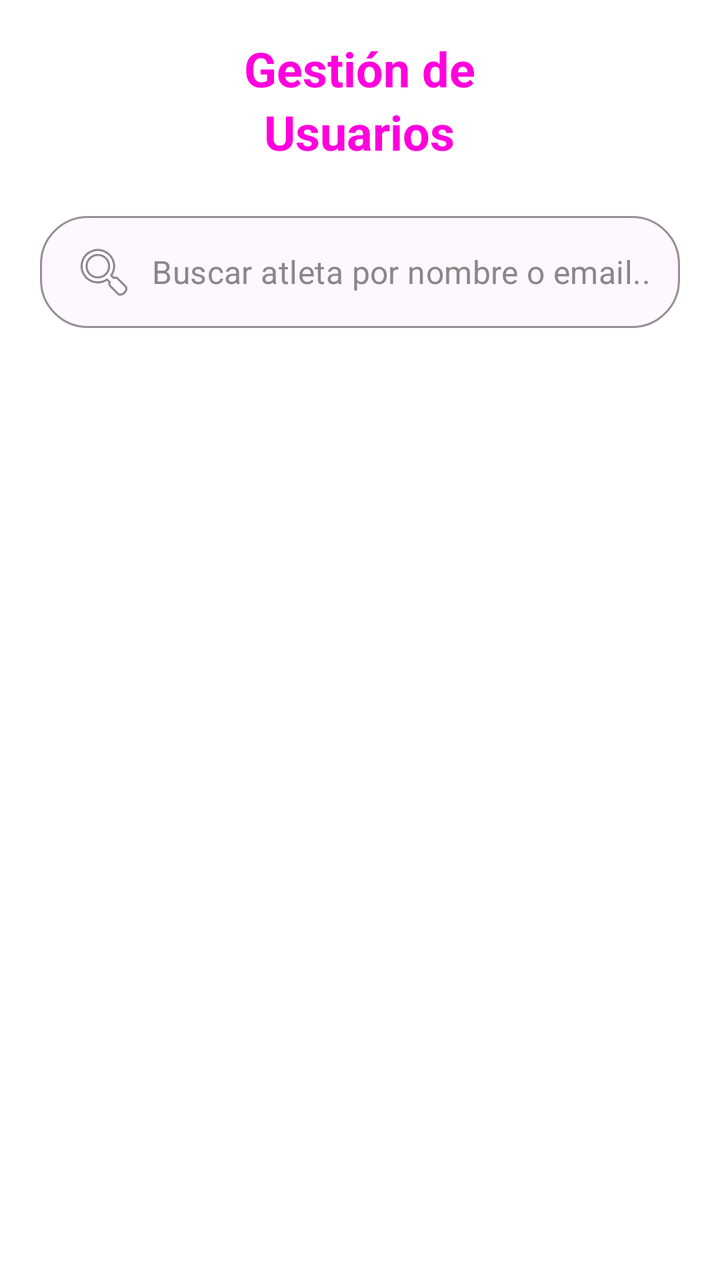
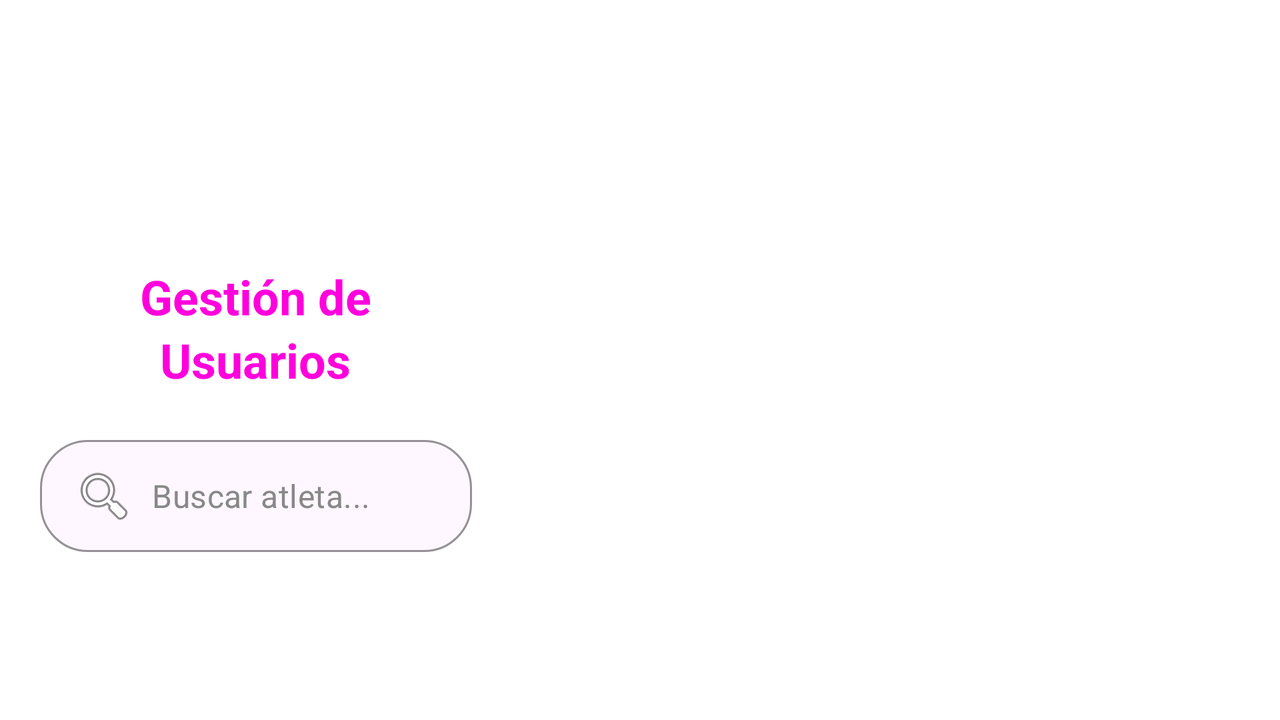

An Android layout and its configuration variant, each rendered on a device that would load it. The default file and the variant file are quoted in full after the pictures.
<!-- AndroidManifest.xml: application theme Theme.FitJourney -->
<!-- res/layout/fragment_admin_users.xml -->
<?xml version="1.0" encoding="utf-8"?>
<LinearLayout xmlns:android="http://schemas.android.com/apk/res/android"
    xmlns:app="http://schemas.android.com/apk/res-auto"
    xmlns:tools="http://schemas.android.com/tools"
    android:layout_width="match_parent"
    android:layout_height="match_parent"
    android:orientation="vertical"
    android:background="@color/fondo"
    tools:context=".ui.second.admin.AdminUsersFragment">

    <RelativeLayout
        android:layout_width="match_parent"
        android:layout_height="wrap_content"
        android:paddingHorizontal="20dp"
        android:paddingTop="24dp"
        android:paddingBottom="12dp">

        <ImageView
            android:id="@+id/ivHeaderIcon"
            android:layout_width="32dp"
            android:layout_height="32dp"
            android:layout_alignParentStart="true"
            android:layout_centerVertical="true"
            android:src="@drawable/ic_profile"
            app:tint="@color/mainrosa"/>

        <TextView
            android:id="@+id/tvAdminTitle"
            android:layout_width="wrap_content"
            android:layout_height="wrap_content"
            android:layout_centerInParent="true"
            android:text="Gestión de\nUsuarios"
            android:textAlignment="center"
            android:textColor="@color/mainrosa"
            android:textSize="24sp"
            android:textStyle="bold"
            android:lineSpacingMultiplier="1.1"/>

    </RelativeLayout>

    <com.google.android.material.textfield.TextInputLayout
        style="@style/Widget.MaterialComponents.TextInputLayout.OutlinedBox"
        android:layout_width="match_parent"
        android:layout_height="wrap_content"
        android:layout_marginHorizontal="20dp"
        android:layout_marginTop="8dp"
        android:layout_marginBottom="16dp"
        app:boxStrokeColor="@color/mainrosa"
        app:boxBackgroundColor="?attr/colorSurface"
        app:boxCornerRadiusTopStart="24dp"
        app:boxCornerRadiusTopEnd="24dp"
        app:boxCornerRadiusBottomStart="24dp"
        app:boxCornerRadiusBottomEnd="24dp"
        app:hintEnabled="false">

        <com.google.android.material.textfield.TextInputEditText
            android:id="@+id/etSearchUser"
            android:layout_width="match_parent"
            android:layout_height="wrap_content"
            android:hint="Buscar atleta por nombre o email..."
            android:textColorHint="#888888"
            android:textColor="@color/text"
            android:inputType="text"
            android:drawableStart="@android:drawable/ic_menu_search"
            android:drawablePadding="8dp"
            android:paddingVertical="12dp"/>

    </com.google.android.material.textfield.TextInputLayout>

    <androidx.constraintlayout.widget.ConstraintLayout
        android:layout_width="match_parent"
        android:layout_height="0dp"
        android:layout_weight="1">

        <androidx.recyclerview.widget.RecyclerView
            android:id="@+id/rvAdminUsers"
            android:layout_width="match_parent"
            android:layout_height="match_parent"
            android:paddingHorizontal="16dp"
            android:clipToPadding="false"
            android:paddingBottom="80dp"
            tools:listitem="@layout/viewholder_admin_user" />

        <ProgressBar
            android:id="@+id/progressBarAdmin"
            android:layout_width="wrap_content"
            android:layout_height="wrap_content"
            android:visibility="gone"
            android:indeterminateTint="@color/mainrosa"
            app:layout_constraintBottom_toBottomOf="parent"
            app:layout_constraintEnd_toEndOf="parent"
            app:layout_constraintStart_toStartOf="parent"
            app:layout_constraintTop_toTopOf="parent" />

    </androidx.constraintlayout.widget.ConstraintLayout>

</LinearLayout>
<!-- resources referenced by this layout -->
<resources>
  <color name="fondo">#FFFFFF</color>
  <color name="mainrosa">#FF00DD</color>
  <color name="text">#000000</color>
  <style name="Theme.FitJourney" parent="Base.Theme.FitJourney">
  
          <item name="android:statusBarColor">@color/fondo</item>
  
          <item name="android:windowLightStatusBar">true</item>
  
      </style>
  <style name="Base.Theme.FitJourney" parent="Theme.Material3.DayNight.NoActionBar">
  
      </style>
</resources>
<!-- res/layout-land/fragment_admin_users.xml (the repository's variant of the layout above) -->
<!-- drawn on the phone turned sideways -->
<?xml version="1.0" encoding="utf-8"?>
<LinearLayout xmlns:android="http://schemas.android.com/apk/res/android"
    xmlns:app="http://schemas.android.com/apk/res-auto"
    xmlns:tools="http://schemas.android.com/tools"
    android:layout_width="match_parent"
    android:layout_height="match_parent"
    android:orientation="horizontal"
    android:background="@color/fondo"
    tools:context=".ui.second.admin.AdminUsersFragment">

    <LinearLayout
        android:layout_width="0dp"
        android:layout_height="match_parent"
        android:layout_weight="1"
        android:orientation="vertical"
        android:padding="20dp"
        android:gravity="center_vertical">

        <ImageView
            android:id="@+id/ivHeaderIcon"
            android:layout_width="40dp"
            android:layout_height="40dp"
            android:layout_gravity="center_horizontal"
            android:layout_marginBottom="8dp"
            android:src="@drawable/ic_profile"
            app:tint="@color/mainrosa"/>

        <TextView
            android:id="@+id/tvAdminTitle"
            android:layout_width="wrap_content"
            android:layout_height="wrap_content"
            android:layout_gravity="center_horizontal"
            android:layout_marginBottom="24dp"
            android:text="Gestión de\nUsuarios"
            android:textAlignment="center"
            android:textColor="@color/mainrosa"
            android:textSize="24sp"
            android:textStyle="bold"
            android:lineSpacingMultiplier="1.1"/>

        <com.google.android.material.textfield.TextInputLayout
            style="@style/Widget.MaterialComponents.TextInputLayout.OutlinedBox"
            android:layout_width="match_parent"
            android:layout_height="wrap_content"
            app:boxStrokeColor="@color/mainrosa"
            app:boxBackgroundColor="?attr/colorSurface"
            app:boxCornerRadiusTopStart="24dp"
            app:boxCornerRadiusTopEnd="24dp"
            app:boxCornerRadiusBottomStart="24dp"
            app:boxCornerRadiusBottomEnd="24dp"
            app:hintEnabled="false">

            <com.google.android.material.textfield.TextInputEditText
                android:id="@+id/etSearchUser"
                android:layout_width="match_parent"
                android:layout_height="wrap_content"
                android:hint="Buscar atleta..."
                android:textColorHint="#888888"
                android:textColor="@color/text"
                android:inputType="text"
                android:drawableStart="@android:drawable/ic_menu_search"
                android:drawablePadding="8dp"
                android:paddingVertical="12dp"/>

        </com.google.android.material.textfield.TextInputLayout>

    </LinearLayout>

    <androidx.constraintlayout.widget.ConstraintLayout
        android:layout_width="0dp"
        android:layout_height="match_parent"
        android:layout_weight="1.5">

        <androidx.recyclerview.widget.RecyclerView
            android:id="@+id/rvAdminUsers"
            android:layout_width="match_parent"
            android:layout_height="match_parent"
            android:paddingHorizontal="16dp"
            android:paddingTop="16dp"
            android:clipToPadding="false"
            android:paddingBottom="80dp"
            tools:listitem="@layout/viewholder_admin_user" />

        <ProgressBar
            android:id="@+id/progressBarAdmin"
            android:layout_width="wrap_content"
            android:layout_height="wrap_content"
            android:visibility="gone"
            android:indeterminateTint="@color/mainrosa"
            app:layout_constraintBottom_toBottomOf="parent"
            app:layout_constraintEnd_toEndOf="parent"
            app:layout_constraintStart_toStartOf="parent"
            app:layout_constraintTop_toTopOf="parent" />

    </androidx.constraintlayout.widget.ConstraintLayout>

</LinearLayout>
